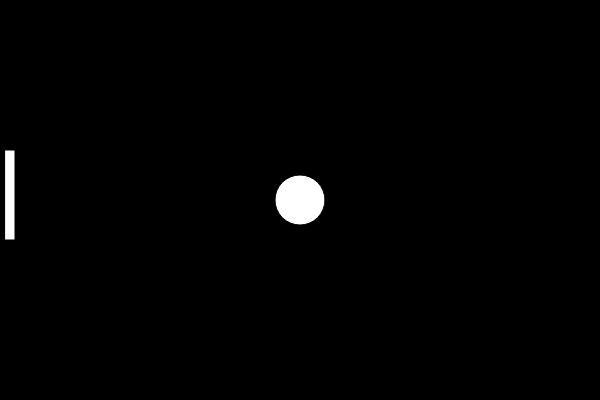
Frame 1 (no input)
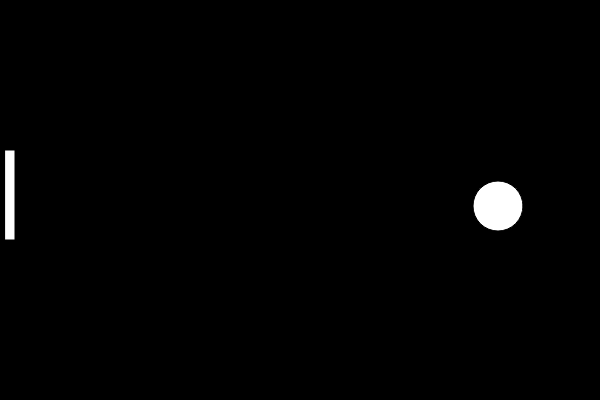
Frame 60 (no input)
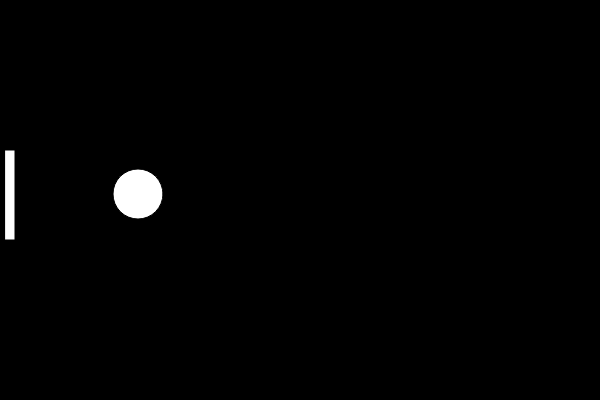
Frame 120 (the mouse pressed at the canvas centre since frame 60)

The p5.js sketch that drew these frames (run headless with seeded random() and noise() and a simulated clock; from frame 60 on, the mouse is pressed at the canvas centre):

// p5.js sketch
// ── sketch.js
//variáveis da bolinha
let xBolinha = 300;
let yBolinha = 200;
let diametro = 50;
let raio = diametro / 2 ;

//velocidade da bolinha
let velocidadeXBolinha = 6;
let velocidadeYBolinha = 6;

//variaveis da raquete
let xRaquete = 5;
let yRaquete = 150;
let raqueteComprimento = 10;
let raqueteAltura = 90;

let colidiu = false;

function setup() {
  createCanvas(600, 400);
}

function draw() {
  background(0);
  mostraBolinha();
  movimentaBolinha();
  verificaColisaoBorda();
  mostraRaquete();
  movimentaRaquete();
  verificaColisaoRaquete();
  //colisaoMinhaRaqueteBiblioteca();
}

function mostraBolinha(){
  circle(xBolinha, yBolinha, diametro);
}

function movimentaBolinha(){
  xBolinha += velocidadeXBolinha;
  yBolinha += velocidadeYBolinha;
}

function verificaColisaoBorda(){
  if (xBolinha + raio> width ||
     xBolinha - raio< 0){
    velocidadeXBolinha *= -1;
  }
  if (yBolinha + raio> height ||
     yBolinha - raio < 0){
    velocidadeYBolinha *= -1;
  }
}

function mostraRaquete() {
  rect(xRaquete, yRaquete, raqueteComprimento, raqueteAltura)
}

function movimentaRaquete() {
  if (keyIsDown(UP_ARROW)){
    yRaquete -= 10;
  }
  if (keyIsDown(DOWN_ARROW)){
    yRaquete += 10;
  }
}

function verificaColisaoRaquete(){
  if (xBolinha - raio < xRaquete + raqueteComprimento 
    && yBolinha - raio < yRaquete + raqueteAltura 
    && yBolinha + raio > yRaquete) {
    velocidadeXBolinha *= -1;
  }
}

function colisaoMinhaRaqueteBiblioteca() {
  colidiu = collideRectCircle(xRaquete, yRaquete, raqueteComprimento, raqueteAltura, xBolinha, yBolinha, raio);
  if (colidiu) {
    velocidadeXBolinha *= -1;
  }
  
}


//Criamos uma função para desenhar a raquete

//Movimentamos a raquete através das setas para cima e para baixo do teclado, através dos códigos keyIsDown(UP_ARROW) e keyIsDown(DOWN_ARROW) respectivamente

//Implementamos a colisão da bolinha com a minha raquete, verificando a posição x e y de cada um deles


// ── p5.collide2d.js
/*
Repo: https://github.com/bmoren/p5.collide2D/
Created by http://benmoren.com
Some functions and code modified version from http://www.jeffreythompson.org/collision-detection
Version v0.7.3 | June 22, 2020
CC BY-NC-SA 4.0
*/


console.log("### Pong em Javascript ###")

p5.prototype._collideDebug = false;

p5.prototype.collideDebug = function(debugMode){
    _collideDebug = debugMode;
}

/*~++~+~+~++~+~++~++~+~+~ 2D ~+~+~++~+~++~+~+~+~+~+~+~+~+~+~+*/

p5.prototype.collideRectRect = function (x, y, w, h, x2, y2, w2, h2) {
  //2d
  //add in a thing to detect rectMode CENTER
  if (x + w >= x2 &&    // r1 right edge past r2 left
      x <= x2 + w2 &&    // r1 left edge past r2 right
      y + h >= y2 &&    // r1 top edge past r2 bottom
      y <= y2 + h2) {    // r1 bottom edge past r2 top
        return true;
  }
  return false;
};

// p5.vector version of collideRectRect
p5.prototype.collideRectRectVector = function(p1, sz, p2, sz2){
  return p5.prototype.collideRectRect(p1.x, p1.y, sz.x, sz.y, p2.x, p2.y, sz2.x,sz2.y)
}


p5.prototype.collideRectCircle = function (rx, ry, rw, rh, cx, cy, diameter) {
  //2d
  // temporary variables to set edges for testing
  var testX = cx;
  var testY = cy;

  // which edge is closest?
  if (cx < rx){         testX = rx       // left edge
  }else if (cx > rx+rw){ testX = rx+rw  }   // right edge

  if (cy < ry){         testY = ry       // top edge
  }else if (cy > ry+rh){ testY = ry+rh }   // bottom edge

  // // get distance from closest edges
  var distance = this.dist(cx,cy,testX,testY)

  // if the distance is less than the radius, collision!
  if (distance <= diameter/2) {
    return true;
  }
  return false;
};

// p5.vector version of collideRectCircle
p5.prototype.collideRectCircleVector = function(r, sz, c, diameter){
  return p5.prototype.collideRectCircle(r.x,r.y, sz.x,sz.y, c.x,c.y, diameter)
}

p5.prototype.collideCircleCircle = function (x, y,d, x2, y2, d2) {
//2d
  if( this.dist(x,y,x2,y2) <= (d/2)+(d2/2) ){
    return true;
  }
  return false;
};


// p5.vector version of collideCircleCircle
p5.prototype.collideCircleCircleVector = function(p1,d, p2, d2){
  return p5.prototype.collideCircleCircle(p1.x,p1.y,  d, p2.x,p2.y, d2)
}


p5.prototype.collidePointCircle = function (x, y, cx, cy, d) {
//2d
if( this.dist(x,y,cx,cy) <= d/2 ){
  return true;
}
return false;
};

// p5.vector version of collidePointCircle
p5.prototype.collidePointCircleVector = function(p, c, d){
  return p5.prototype.collidePointCircle(p.x,p.y,c.x,c.y,  d)
}

p5.prototype.collidePointEllipse = function (x, y, cx, cy, dx, dy) {
  //2d
  var rx = dx/2, ry = dy/2;
  // Discarding the points outside the bounding box
  if (x > cx + rx || x < cx - rx ||y > cy + ry || y < cy - ry) {
		return false;
  }
  // Compare the point to its equivalent on the ellipse
  var xx = x - cx, yy = y - cy;
  var eyy = ry * this.sqrt(this.abs(rx * rx - xx * xx)) / rx;
  return yy <= eyy && yy >= -eyy;
};

// p5.vector version of collidePointEllipse
p5.prototype.collidePointEllipseVector = function(p, c, d){
  return p5.prototype.collidePointEllipse(p.x,p.y,c.x,c.y,d.x,d.y);
}

p5.prototype.collidePointRect = function (pointX, pointY, x, y, xW, yW) {
//2d
if (pointX >= x &&         // right of the left edge AND
    pointX <= x + xW &&    // left of the right edge AND
    pointY >= y &&         // below the top AND
    pointY <= y + yW) {    // above the bottom
        return true;
}
return false;
};

// p5.vector version of collidePointRect
p5.prototype.collidePointRectVector = function(point, p1, sz){
  return p5.prototype.collidePointRect(point.x, point.y, p1.x, p1.y, sz.x, sz.y);
}

p5.prototype.collidePointLine = function(px,py,x1,y1,x2,y2, buffer){
  // get distance from the point to the two ends of the line
var d1 = this.dist(px,py, x1,y1);
var d2 = this.dist(px,py, x2,y2);

// get the length of the line
var lineLen = this.dist(x1,y1, x2,y2);

// since floats are so minutely accurate, add a little buffer zone that will give collision
if (buffer === undefined){ buffer = 0.1; }   // higher # = less accurate

// if the two distances are equal to the line's length, the point is on the line!
// note we use the buffer here to give a range, rather than one #
if (d1+d2 >= lineLen-buffer && d1+d2 <= lineLen+buffer) {
  return true;
}
return false;
}

// p5.vector version of collidePointLine
p5.prototype.collidePointLineVector = function(point,p1,p2, buffer){
  return p5.prototype.collidePointLine(point.x,point.y, p1.x,p1.y, p2.x,p2.y, buffer);
}

p5.prototype.collideLineCircle = function( x1,  y1,  x2,  y2,  cx,  cy,  diameter) {
  // is either end INSIDE the circle?
  // if so, return true immediately
  var inside1 = this.collidePointCircle(x1,y1, cx,cy,diameter);
  var inside2 = this.collidePointCircle(x2,y2, cx,cy,diameter);
  if (inside1 || inside2) return true;

  // get length of the line
  var distX = x1 - x2;
  var distY = y1 - y2;
  var len = this.sqrt( (distX*distX) + (distY*distY) );

  // get dot product of the line and circle
  var dot = ( ((cx-x1)*(x2-x1)) + ((cy-y1)*(y2-y1)) ) / this.pow(len,2);

  // find the closest point on the line
  var closestX = x1 + (dot * (x2-x1));
  var closestY = y1 + (dot * (y2-y1));

  // is this point actually on the line segment?
  // if so keep going, but if not, return false
  var onSegment = this.collidePointLine(closestX,closestY,x1,y1,x2,y2);
  if (!onSegment) return false;

  // draw a debug circle at the closest point on the line
  if(this._collideDebug){
    this.ellipse(closestX, closestY,10,10);
  }

  // get distance to closest point
  distX = closestX - cx;
  distY = closestY - cy;
  var distance = this.sqrt( (distX*distX) + (distY*distY) );

  if (distance <= diameter/2) {
    return true;
  }
  return false;
}

// p5.vector version of collideLineCircle
p5.prototype.collideLineCircleVector = function( p1,  p2,  c,  diameter){
  return p5.prototype.collideLineCircle( p1.x,  p1.y,  p2.x,  p2.y,  c.x,  c.y,  diameter);
}
p5.prototype.collideLineLine = function(x1, y1, x2, y2, x3, y3, x4, y4,calcIntersection) {

  var intersection;

  // calculate the distance to intersection point
  var uA = ((x4-x3)*(y1-y3) - (y4-y3)*(x1-x3)) / ((y4-y3)*(x2-x1) - (x4-x3)*(y2-y1));
  var uB = ((x2-x1)*(y1-y3) - (y2-y1)*(x1-x3)) / ((y4-y3)*(x2-x1) - (x4-x3)*(y2-y1));

  // if uA and uB are between 0-1, lines are colliding
  if (uA >= 0 && uA <= 1 && uB >= 0 && uB <= 1) {

    if(this._collideDebug || calcIntersection){
      // calc the point where the lines meet
      var intersectionX = x1 + (uA * (x2-x1));
      var intersectionY = y1 + (uA * (y2-y1));
    }

    if(this._collideDebug){
      this.ellipse(intersectionX,intersectionY,10,10);
    }

    if(calcIntersection){
      intersection = {
        "x":intersectionX,
        "y":intersectionY
      }
      return intersection;
    }else{
      return true;
    }
  }
  if(calcIntersection){
    intersection = {
      "x":false,
      "y":false
    }
    return intersection;
  }
  return false;
}


// p5.vector version of collideLineLine
p5.prototype.collideLineLineVector = function(p1, p2, p3, p4, calcIntersection){
  return p5.prototype.collideLineLine(p1.x, p1.y, p2.x, p2.y, p3.x, p3.y, p4.x, p4.y, calcIntersection);
}

p5.prototype.collideLineRect = function(x1, y1, x2, y2, rx, ry, rw, rh, calcIntersection) {

  // check if the line has hit any of the rectangle's sides. uses the collideLineLine function above
  var left, right, top, bottom, intersection;

  if(calcIntersection){
     left =   this.collideLineLine(x1,y1,x2,y2, rx,ry,rx, ry+rh,true);
     right =  this.collideLineLine(x1,y1,x2,y2, rx+rw,ry, rx+rw,ry+rh,true);
     top =    this.collideLineLine(x1,y1,x2,y2, rx,ry, rx+rw,ry,true);
     bottom = this.collideLineLine(x1,y1,x2,y2, rx,ry+rh, rx+rw,ry+rh,true);
     intersection = {
        "left" : left,
        "right" : right,
        "top" : top,
        "bottom" : bottom
    }
  }else{
    //return booleans
     left =   this.collideLineLine(x1,y1,x2,y2, rx,ry,rx, ry+rh);
     right =  this.collideLineLine(x1,y1,x2,y2, rx+rw,ry, rx+rw,ry+rh);
     top =    this.collideLineLine(x1,y1,x2,y2, rx,ry, rx+rw,ry);
     bottom = this.collideLineLine(x1,y1,x2,y2, rx,ry+rh, rx+rw,ry+rh);
  }

  // if ANY of the above are true, the line has hit the rectangle
  if (left || right || top || bottom) {
    if(calcIntersection){
      return intersection;
    }
    return true;
  }
  return false;
}

// p5.vector version of collideLineRect
p5.prototype.collideLineRectVector = function(p1, p2, r, rsz, calcIntersection){
  return p5.prototype.collideLineRect(p1.x, p1.y, p2.x, p2.y, r.x, r.y, rsz.x, rsz.y, calcIntersection);
}

p5.prototype.collidePointPoly = function(px, py, vertices) {
  var collision = false;

  // go through each of the vertices, plus the next vertex in the list
  var next = 0;
  for (var current=0; current<vertices.length; current++) {

    // get next vertex in list if we've hit the end, wrap around to 0
    next = current+1;
    if (next === vertices.length) next = 0;

    // get the PVectors at our current position this makes our if statement a little cleaner
    var vc = vertices[current];    // c for "current"
    var vn = vertices[next];       // n for "next"

    // compare position, flip 'collision' variable back and forth
    if (((vc.y >= py && vn.y < py) || (vc.y < py && vn.y >= py)) &&
         (px < (vn.x-vc.x)*(py-vc.y) / (vn.y-vc.y)+vc.x)) {
            collision = !collision;
    }
  }
  return collision;
}

// p5.vector version of collidePointPoly
p5.prototype.collidePointPolyVector = function(p1, vertices){
  return p5.prototype.collidePointPoly(p1.x, p1.y, vertices);
}

// POLYGON/CIRCLE
p5.prototype.collideCirclePoly = function(cx, cy, diameter, vertices, interior) {

  if (interior === undefined){
    interior = false;
  }

  // go through each of the vertices, plus the next vertex in the list
  var next = 0;
  for (var current=0; current<vertices.length; current++) {

    // get next vertex in list if we've hit the end, wrap around to 0
    next = current+1;
    if (next === vertices.length) next = 0;

    // get the PVectors at our current position this makes our if statement a little cleaner
    var vc = vertices[current];    // c for "current"
    var vn = vertices[next];       // n for "next"

    // check for collision between the circle and a line formed between the two vertices
    var collision = this.collideLineCircle(vc.x,vc.y, vn.x,vn.y, cx,cy,diameter);
    if (collision) return true;
  }

  // test if the center of the circle is inside the polygon
  if(interior === true){
    var centerInside = this.collidePointPoly(cx,cy, vertices);
    if (centerInside) return true;
  }

  // otherwise, after all that, return false
  return false;
}

// p5.vector version of collideCirclePoly
p5.prototype.collideCirclePolyVector = function(c, diameter, vertices, interior){
  return p5.prototype.collideCirclePoly(c.x, c.y, diameter, vertices, interior);
}

p5.prototype.collideRectPoly = function( rx, ry, rw, rh, vertices, interior) {
  if (interior == undefined){
    interior = false;
  }

  // go through each of the vertices, plus the next vertex in the list
  var next = 0;
  for (var current=0; current<vertices.length; current++) {

    // get next vertex in list if we've hit the end, wrap around to 0
    next = current+1;
    if (next === vertices.length) next = 0;

    // get the PVectors at our current position this makes our if statement a little cleaner
    var vc = vertices[current];    // c for "current"
    var vn = vertices[next];       // n for "next"

    // check against all four sides of the rectangle
    var collision = this.collideLineRect(vc.x,vc.y,vn.x,vn.y, rx,ry,rw,rh);
    if (collision) return true;

    // optional: test if the rectangle is INSIDE the polygon note that this iterates all sides of the polygon again, so only use this if you need to
    if(interior === true){
      var inside = this.collidePointPoly(rx,ry, vertices);
      if (inside) return true;
    }
  }

  return false;
}

// p5.vector version of collideRectPoly
p5.prototype.collideRectPolyVector = function(r, rsz, vertices, interior){
  return p5.prototype.collideRectPoly(r.x, r.y, rsz.x, rsz.y, vertices, interior);
}

p5.prototype.collideLinePoly = function(x1, y1, x2, y2, vertices) {

  // go through each of the vertices, plus the next vertex in the list
  var next = 0;
  for (var current=0; current<vertices.length; current++) {

    // get next vertex in list if we've hit the end, wrap around to 0
    next = current+1;
    if (next === vertices.length) next = 0;

    // get the PVectors at our current position extract X/Y coordinates from each
    var x3 = vertices[current].x;
    var y3 = vertices[current].y;
    var x4 = vertices[next].x;
    var y4 = vertices[next].y;

    // do a Line/Line comparison if true, return 'true' immediately and stop testing (faster)
    var hit = this.collideLineLine(x1, y1, x2, y2, x3, y3, x4, y4);
    if (hit) {
      return true;
    }
  }
  // never got a hit
  return false;
}


// p5.vector version of collideLinePoly
p5.prototype.collideLinePolyVector = function(p1, p2, vertice){
  return p5.prototype.collideLinePoly(p1.x, p1.y, p2.x, p2.y, vertice);
}

p5.prototype.collidePolyPoly = function(p1, p2, interior) {
  if (interior === undefined){
    interior = false;
  }

  // go through each of the vertices, plus the next vertex in the list
  var next = 0;
  for (var current=0; current<p1.length; current++) {

    // get next vertex in list, if we've hit the end, wrap around to 0
    next = current+1;
    if (next === p1.length) next = 0;

    // get the PVectors at our current position this makes our if statement a little cleaner
    var vc = p1[current];    // c for "current"
    var vn = p1[next];       // n for "next"

    //use these two points (a line) to compare to the other polygon's vertices using polyLine()
    var collision = this.collideLinePoly(vc.x,vc.y,vn.x,vn.y,p2);
    if (collision) return true;

    //check if the either polygon is INSIDE the other
    if(interior === true){
      collision = this.collidePointPoly(p2[0].x, p2[0].y, p1);
      if (collision) return true;
      collision = this.collidePointPoly(p1[0].x, p1[0].y, p2);
      if (collision) return true;
    }
  }

  return false;
}

p5.prototype.collidePolyPolyVector = function(p1, p2, interior) {
  return p5.prototype.collidePolyPoly(p1, p2, interior);
}

p5.prototype.collidePointTriangle = function(px, py, x1, y1, x2, y2, x3, y3) {

  // get the area of the triangle
  var areaOrig = this.abs( (x2-x1)*(y3-y1) - (x3-x1)*(y2-y1) );

  // get the area of 3 triangles made between the point and the corners of the triangle
  var area1 =    this.abs( (x1-px)*(y2-py) - (x2-px)*(y1-py) );
  var area2 =    this.abs( (x2-px)*(y3-py) - (x3-px)*(y2-py) );
  var area3 =    this.abs( (x3-px)*(y1-py) - (x1-px)*(y3-py) );

  // if the sum of the three areas equals the original, we're inside the triangle!
  if (area1 + area2 + area3 === areaOrig) {
    return true;
  }
  return false;
}

// p5.vector version of collidePointTriangle
p5.prototype.collidePointTriangleVector = function(p, p1, p2, p3){
  return p5.prototype.collidePointTriangle(p.x, p.y, p1.x, p1.y, p2.x, p2.y, p3.x, p3.y);
}

p5.prototype.collidePointPoint = function (x,y,x2,y2, buffer) {
    if(buffer === undefined){
      buffer = 0;
    }

    if(this.dist(x,y,x2,y2) <= buffer){
      return true;
    }

  return false;
};

// p5.vector version of collidePointPoint
p5.prototype.collidePointPointVector = function(p1, p2, buffer){
  return p5.prototype.collidePointPoint(p1.x,p1.y,p2.x,p2.y, buffer);
}

p5.prototype.collidePointArc = function(px, py, ax, ay, arcRadius, arcHeading, arcAngle, buffer) {

  if (buffer === undefined) {
    buffer = 0;
  }
  // point
  var point = this.createVector(px, py);
  // arc center point
  var arcPos = this.createVector(ax, ay);
  // arc radius vector
  var radius = this.createVector(arcRadius, 0).rotate(arcHeading);

  var pointToArc = point.copy().sub(arcPos);

  if (point.dist(arcPos) <= (arcRadius + buffer)) {
    var dot = radius.dot(pointToArc);
    var angle = radius.angleBetween(pointToArc);
    if (dot > 0 && angle <= arcAngle / 2 && angle >= -arcAngle / 2) {
      return true;
    }
  }
  return false;
}

// p5.vector version of collidePointArc
p5.prototype.collidePointArcVector = function(p1, a, arcRadius, arcHeading, arcAngle, buffer){
  return p5.prototype.collidePointArc(p1.x, p1.y, a.x, a.y, arcRadius, arcHeading, arcAngle, buffer);
}
